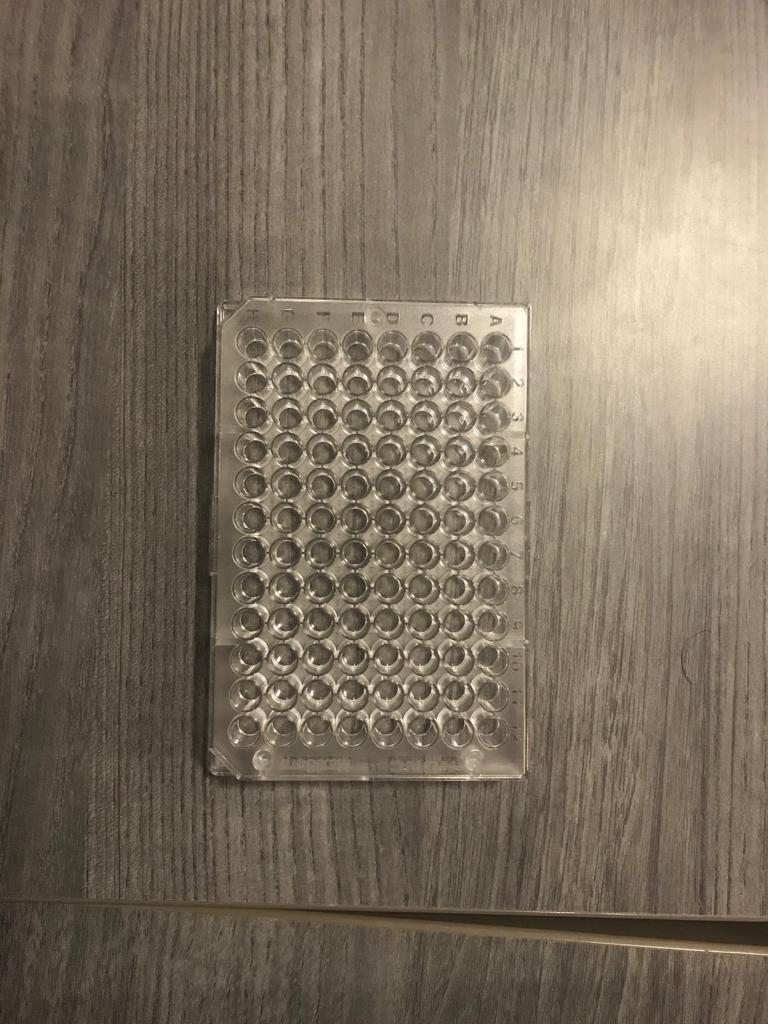
#> input picture images/1.jpeg, 768 x 1024 px
$ python detect_color.py --image ../images/1.jpeg
#> lines starting #> are read from the running program, lines starting #| are printed output that depends on the picture; after the words box and inside, x2 and y2 are one past the last pixel; in counts of white or black regions, pixels touching at a corner belong together
# import the necessary packages
import numpy as np
import argparse, cv2, imutils

# construct the argument parse and parse the arguments
ap = argparse.ArgumentParser()
ap.add_argument("-i", "--image", help = "path to the image")
args = vars(ap.parse_args())

# load and resize the image
image = imutils.resize(cv2.imread(args["image"]), width=700)

# define the list of boundaries
boundaries = [
	([0, 0, 0], [82, 82, 82])
]

# loop over the boundaries
for (lower, upper) in boundaries:
    # create NumPy arrays from the boundaries
    lower = np.array(lower, dtype = "uint8")
    upper = np.array(upper, dtype = "uint8")

    # find the colors within the specified boundaries and apply
    # the mask
    mask = cv2.inRange(image, lower, upper)
    # if no black in image, then the mask will resemble the following array:
    # [[0 0 0 ... 0 0 0]
    #  [0 0 0 ... 0 0 0]
    #  ...
    #  [0 0 0 ... 0 0 0]]
    output = cv2.bitwise_and(image, image, mask = mask)

    # show the images
    cv2.imshow("images", np.hstack([image, output]))
    cv2.waitKey(0)
#> this loop made 1 pass
#> pass 1, `mask = cv2.inRange(image, lower, upper)`:
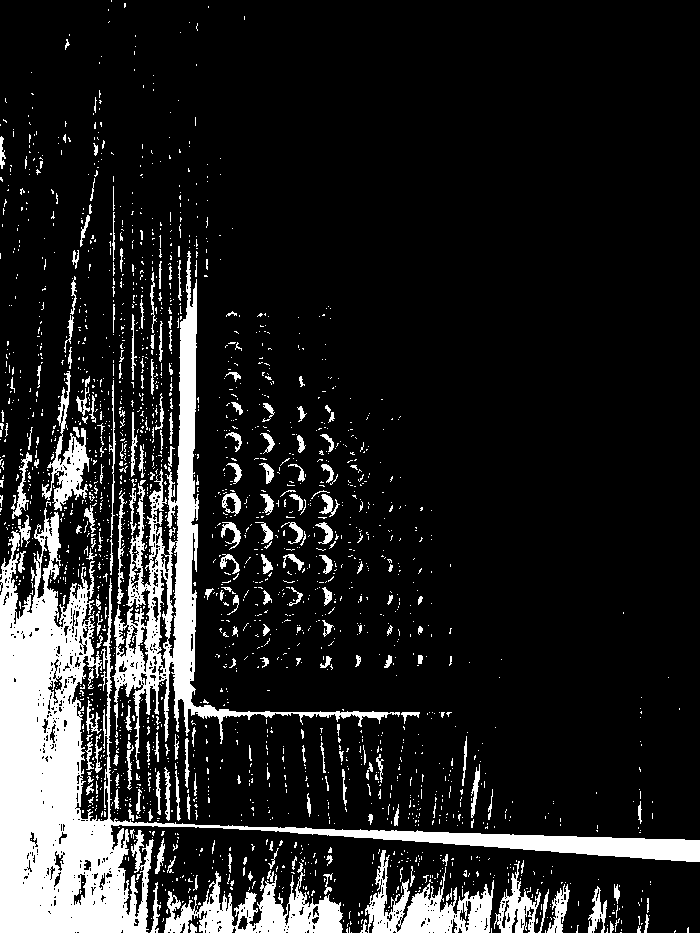
#> mask: shape (933, 700); 13.8% white; 2101 white regions (1878 under 20 px), largest, box (x1, y1, x2, y2) and area: (0, 508, 700, 933) 41021, (112, 251, 400, 769) 15095, (164, 862, 343, 933) 5180
#> pass 1, `output = cv2.bitwise_and(image, image, mask = mask)`:
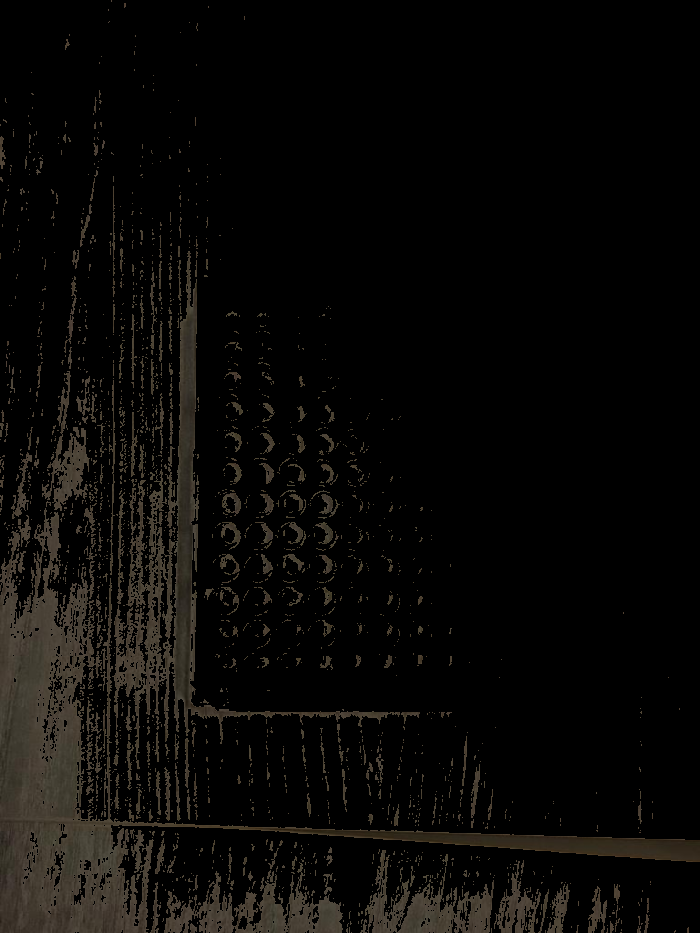
#> output: shape (933, 700, 3); mean B, G, R 7, 8.7, 9.8
#> pass 1, `cv2.imshow("images", np.hstack([image, output]))`:
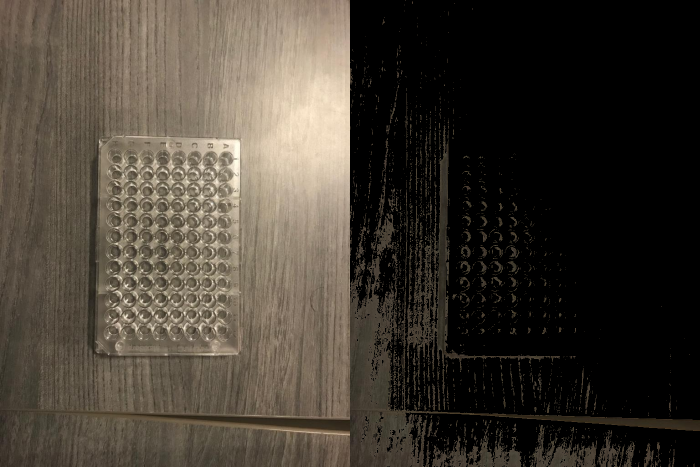
#> window 'images': shape (933, 1400, 3) (shown at 1/2 size); mean B, G, R 51.1, 60.4, 67.4

$ run again, on images/3.jpeg
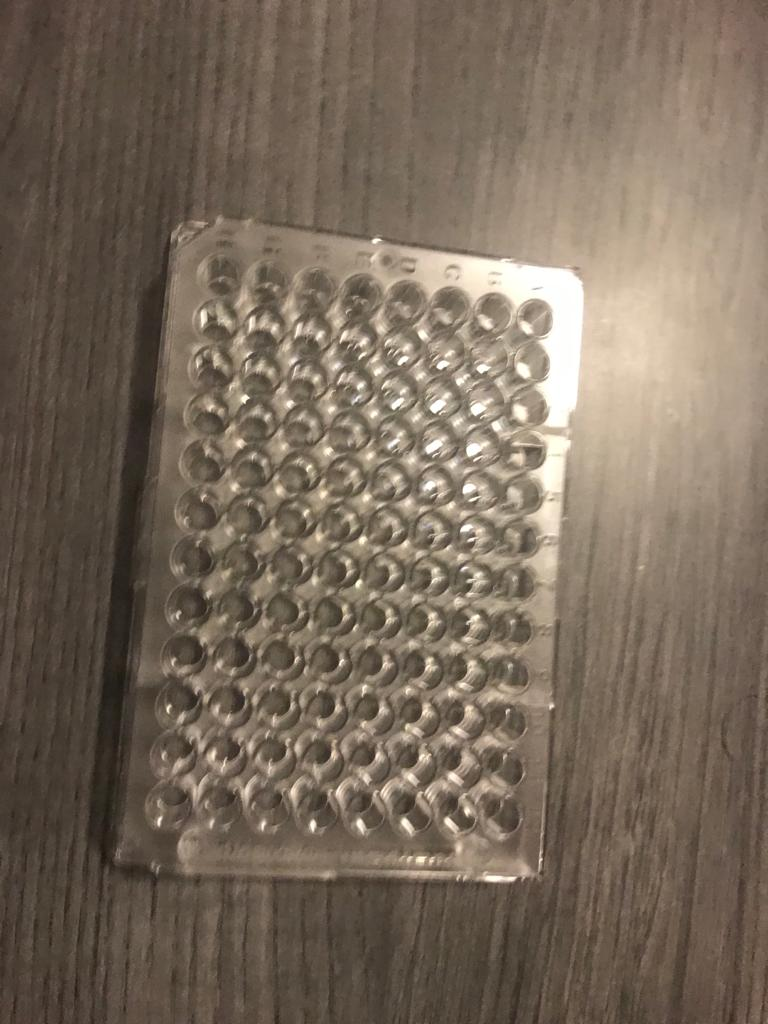
#> input picture images/3.jpeg, 768 x 1024 px
#> the loop `for (lower, upper) in boundaries:` made 1 pass
#> pass 1, `mask = cv2.inRange(image, lower, upper)`:
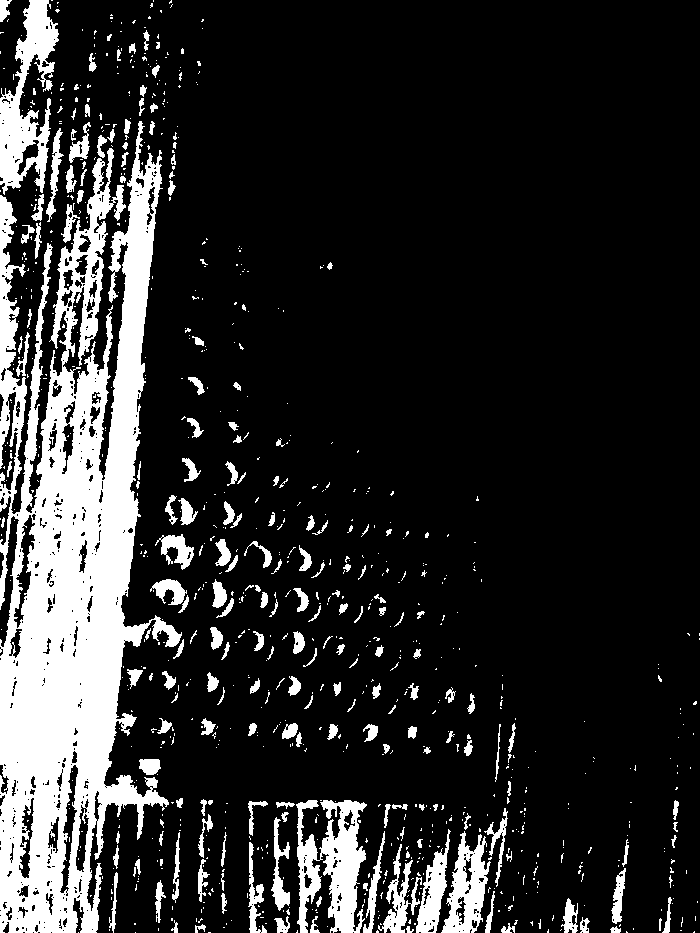
#> mask: shape (933, 700); 16.8% white; 912 white regions (719 under 20 px), largest, box (x1, y1, x2, y2) and area: (0, 121, 182, 933) 72516, (0, 0, 59, 195) 5393, (296, 800, 367, 933) 5265
#> pass 1, `cv2.imshow("images", np.hstack([image, output]))`:
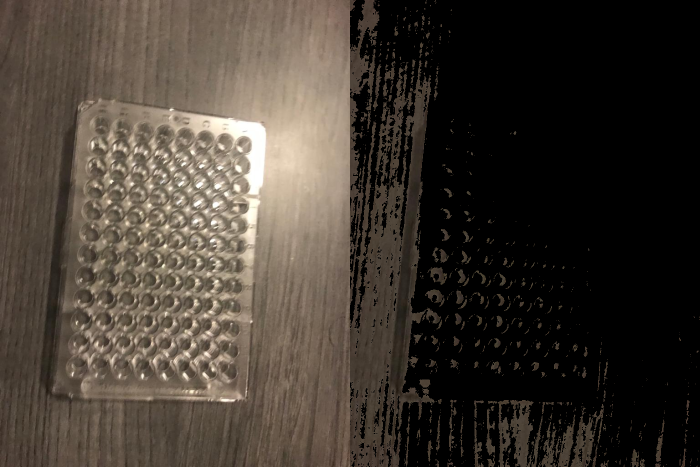
#> window 'images': shape (933, 1400, 3) (shown at 1/2 size); mean B, G, R 50, 58.4, 66.4

$ run again, on images/4.jpeg
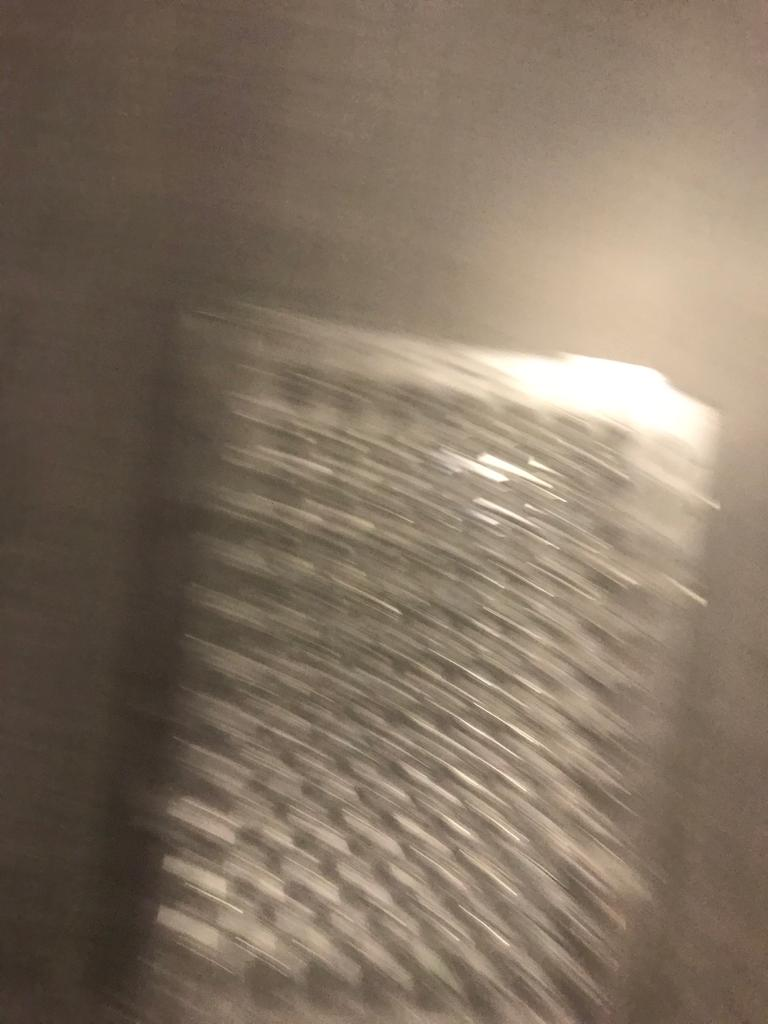
#> input picture images/4.jpeg, 768 x 1024 px
#> the loop `for (lower, upper) in boundaries:` made 1 pass
#> pass 1, `mask = cv2.inRange(image, lower, upper)`:
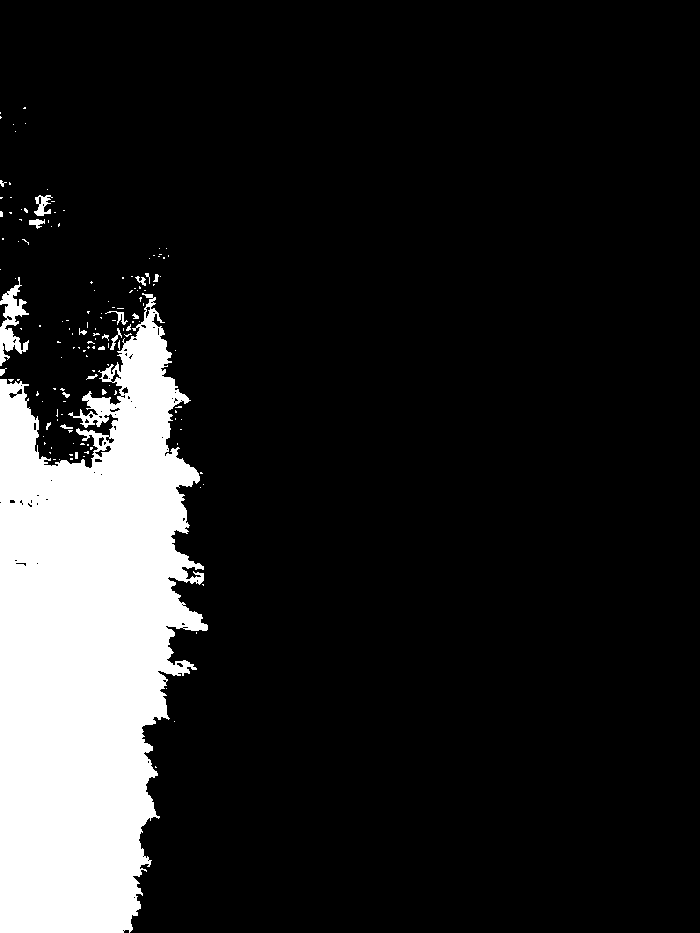
#> mask: shape (933, 700); 14% white; 145 white regions (123 under 20 px), largest, box (x1, y1, x2, y2) and area: (0, 293, 208, 933) 88914, (0, 277, 29, 366) 1101, (34, 195, 53, 216) 209
#> pass 1, `cv2.imshow("images", np.hstack([image, output]))`:
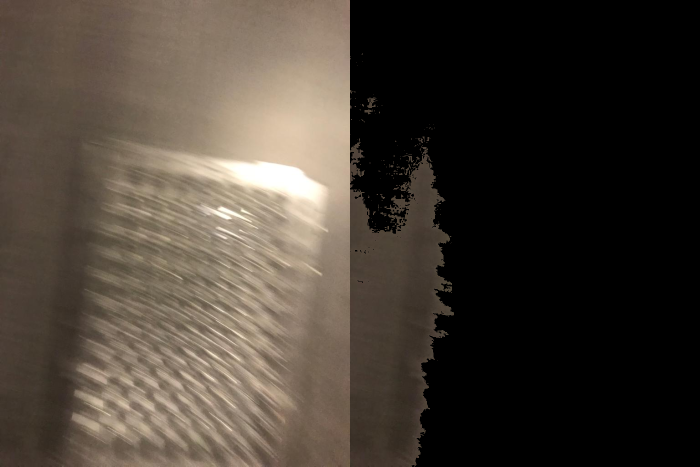
#> window 'images': shape (933, 1400, 3) (shown at 1/2 size); mean B, G, R 52.8, 61.9, 70.5
